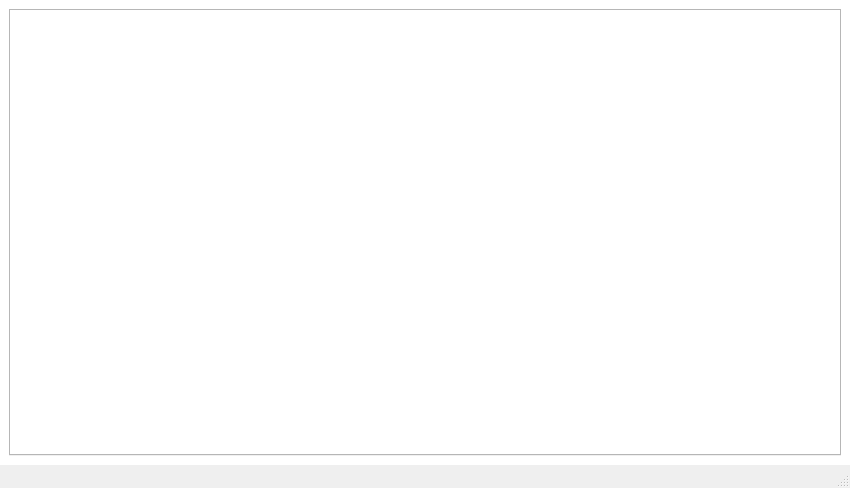
<?xml version="1.0" encoding="UTF-8"?>
<ui version="4.0">
 <class>SysSettingsForm</class>
 <widget class="QMainWindow" name="SysSettingsForm">
  <property name="geometry">
   <rect>
    <x>0</x>
    <y>0</y>
    <width>850</width>
    <height>488</height>
   </rect>
  </property>
  <property name="minimumSize">
   <size>
    <width>850</width>
    <height>488</height>
   </size>
  </property>
  <property name="maximumSize">
   <size>
    <width>850</width>
    <height>488</height>
   </size>
  </property>
  <property name="font">
   <font>
    <family>宋体</family>
    <pointsize>10</pointsize>
   </font>
  </property>
  <property name="windowTitle">
   <string>系统设置</string>
  </property>
  <property name="windowIcon">
   <iconset resource="../../../Resource.qrc">
    <normaloff>:/res/action/Options.ico</normaloff>:/res/action/Options.ico</iconset>
  </property>
  <property name="styleSheet">
   <string notr="true"/>
  </property>
  <widget class="QWidget" name="centralwidget">
   <property name="styleSheet">
    <string notr="true">background-color: rgb(255, 255, 255);</string>
   </property>
   <layout class="QHBoxLayout" name="horizontalLayout">
    <item>
     <widget class="QTabWidget" name="m_tabWidget">
      <property name="font">
       <font>
        <family>宋体</family>
        <pointsize>10</pointsize>
       </font>
      </property>
      <property name="cursor">
       <cursorShape>PointingHandCursor</cursorShape>
      </property>
      <property name="styleSheet">
       <string notr="true"/>
      </property>
      <property name="currentIndex">
       <number>-1</number>
      </property>
     </widget>
    </item>
   </layout>
  </widget>
  <widget class="QStatusBar" name="statusbar"/>
 </widget>
 <resources>
  <include location="../../../Resource.qrc"/>
 </resources>
 <connections/>
</ui>
